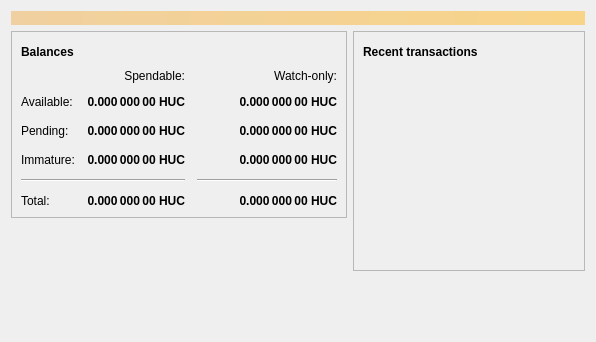
<?xml version="1.0" encoding="UTF-8"?>
<ui version="4.0">
 <class>OverviewPage</class>
 <widget class="QWidget" name="OverviewPage">
  <property name="geometry">
   <rect>
    <x>0</x>
    <y>0</y>
    <width>596</width>
    <height>342</height>
   </rect>
  </property>
  <property name="windowTitle">
   <string>Form</string>
  </property>
  <layout class="QVBoxLayout" name="topLayout">
   <item>
    <widget class="QLabel" name="labelAlerts">
     <property name="visible">
      <bool>false</bool>
     </property>
     <property name="styleSheet">
      <string notr="true">QLabel { background-color: qlineargradient(x1: 0, y1: 0, x2: 1, y2: 0, stop:0 #F0D0A0, stop:1 #F8D488); color:#000000; }</string>
     </property>
     <property name="wordWrap">
      <bool>true</bool>
     </property>
     <property name="margin">
      <number>3</number>
     </property>
     <property name="textInteractionFlags">
      <set>Qt::TextSelectableByMouse</set>
     </property>
    </widget>
   </item>
   <item>
    <layout class="QHBoxLayout" name="horizontalLayout" stretch="1,1">
     <item>
      <layout class="QVBoxLayout" name="verticalLayout_2">
       <item>
        <widget class="QFrame" name="frame">
         <property name="frameShape">
          <enum>QFrame::StyledPanel</enum>
         </property>
         <property name="frameShadow">
          <enum>QFrame::Raised</enum>
         </property>
         <layout class="QVBoxLayout" name="verticalLayout_4">
          <item>
           <layout class="QHBoxLayout" name="horizontalLayout_4">
            <item>
             <widget class="QLabel" name="label_5">
              <property name="font">
               <font>
                <weight>75</weight>
                <bold>true</bold>
               </font>
              </property>
              <property name="text">
               <string>Balances</string>
              </property>
             </widget>
            </item>
            <item>
             <widget class="QPushButton" name="labelWalletStatus">
              <property name="enabled">
               <bool>true</bool>
              </property>
              <property name="maximumSize">
               <size>
                <width>30</width>
                <height>16777215</height>
               </size>
              </property>
              <property name="toolTip">
               <string>The displayed information may be out of date. Your wallet automatically synchronizes with the Hubucoin network after a connection is established, but this process has not completed yet.</string>
              </property>
              <property name="text">
               <string/>
              </property>
              <property name="icon">
               <iconset resource="../bitcoin.qrc">
                <normaloff>:/icons/warning</normaloff>
                <disabledoff>:/icons/warning</disabledoff>:/icons/warning</iconset>
              </property>
              <property name="iconSize">
               <size>
                <width>24</width>
                <height>24</height>
               </size>
              </property>
              <property name="flat">
               <bool>true</bool>
              </property>
             </widget>
            </item>
            <item>
             <spacer name="horizontalSpacer_3">
              <property name="orientation">
               <enum>Qt::Horizontal</enum>
              </property>
              <property name="sizeHint" stdset="0">
               <size>
                <width>40</width>
                <height>20</height>
               </size>
              </property>
             </spacer>
            </item>
           </layout>
          </item>
          <item>
           <layout class="QGridLayout" name="gridLayout">
            <property name="spacing">
             <number>12</number>
            </property>
            <item row="2" column="2">
             <widget class="QLabel" name="labelWatchPending">
              <property name="font">
               <font>
                <weight>75</weight>
                <bold>true</bold>
               </font>
              </property>
              <property name="cursor">
               <cursorShape>IBeamCursor</cursorShape>
              </property>
              <property name="toolTip">
               <string>Unconfirmed transactions to watch-only addresses</string>
              </property>
              <property name="text">
               <string notr="true">0.000 000 00 HUC</string>
              </property>
              <property name="alignment">
               <set>Qt::AlignRight|Qt::AlignTrailing|Qt::AlignVCenter</set>
              </property>
              <property name="textInteractionFlags">
               <set>Qt::LinksAccessibleByMouse|Qt::TextSelectableByKeyboard|Qt::TextSelectableByMouse</set>
              </property>
             </widget>
            </item>
            <item row="2" column="1">
             <widget class="QLabel" name="labelUnconfirmed">
              <property name="font">
               <font>
                <weight>75</weight>
                <bold>true</bold>
               </font>
              </property>
              <property name="cursor">
               <cursorShape>IBeamCursor</cursorShape>
              </property>
              <property name="toolTip">
               <string>Total of transactions that have yet to be confirmed, and do not yet count toward the spendable balance</string>
              </property>
              <property name="text">
               <string notr="true">0.000 000 00 HUC</string>
              </property>
              <property name="alignment">
               <set>Qt::AlignRight|Qt::AlignTrailing|Qt::AlignVCenter</set>
              </property>
              <property name="textInteractionFlags">
               <set>Qt::LinksAccessibleByMouse|Qt::TextSelectableByKeyboard|Qt::TextSelectableByMouse</set>
              </property>
             </widget>
            </item>
            <item row="3" column="2">
             <widget class="QLabel" name="labelWatchImmature">
              <property name="font">
               <font>
                <weight>75</weight>
                <bold>true</bold>
               </font>
              </property>
              <property name="cursor">
               <cursorShape>IBeamCursor</cursorShape>
              </property>
              <property name="toolTip">
               <string>Mined balance in watch-only addresses that has not yet matured</string>
              </property>
              <property name="text">
               <string notr="true">0.000 000 00 HUC</string>
              </property>
              <property name="alignment">
               <set>Qt::AlignRight|Qt::AlignTrailing|Qt::AlignVCenter</set>
              </property>
              <property name="textInteractionFlags">
               <set>Qt::LinksAccessibleByMouse|Qt::TextSelectableByKeyboard|Qt::TextSelectableByMouse</set>
              </property>
             </widget>
            </item>
            <item row="4" column="0" colspan="2">
             <widget class="Line" name="line">
              <property name="orientation">
               <enum>Qt::Horizontal</enum>
              </property>
             </widget>
            </item>
            <item row="4" column="2">
             <widget class="Line" name="lineWatchBalance">
              <property name="sizePolicy">
               <sizepolicy hsizetype="Preferred" vsizetype="Fixed">
                <horstretch>0</horstretch>
                <verstretch>0</verstretch>
               </sizepolicy>
              </property>
              <property name="minimumSize">
               <size>
                <width>140</width>
                <height>0</height>
               </size>
              </property>
              <property name="orientation">
               <enum>Qt::Horizontal</enum>
              </property>
             </widget>
            </item>
            <item row="5" column="0">
             <widget class="QLabel" name="labelTotalText">
              <property name="text">
               <string>Total:</string>
              </property>
             </widget>
            </item>
            <item row="3" column="1">
             <widget class="QLabel" name="labelImmature">
              <property name="font">
               <font>
                <weight>75</weight>
                <bold>true</bold>
               </font>
              </property>
              <property name="cursor">
               <cursorShape>IBeamCursor</cursorShape>
              </property>
              <property name="toolTip">
               <string>Mined balance that has not yet matured</string>
              </property>
              <property name="text">
               <string notr="true">0.000 000 00 HUC</string>
              </property>
              <property name="alignment">
               <set>Qt::AlignRight|Qt::AlignTrailing|Qt::AlignVCenter</set>
              </property>
              <property name="textInteractionFlags">
               <set>Qt::LinksAccessibleByMouse|Qt::TextSelectableByKeyboard|Qt::TextSelectableByMouse</set>
              </property>
             </widget>
            </item>
            <item row="2" column="3">
             <spacer name="horizontalSpacer_2">
              <property name="orientation">
               <enum>Qt::Horizontal</enum>
              </property>
              <property name="sizeHint" stdset="0">
               <size>
                <width>40</width>
                <height>20</height>
               </size>
              </property>
             </spacer>
            </item>
            <item row="3" column="0">
             <widget class="QLabel" name="labelImmatureText">
              <property name="text">
               <string>Immature:</string>
              </property>
             </widget>
            </item>
            <item row="5" column="1">
             <widget class="QLabel" name="labelTotal">
              <property name="font">
               <font>
                <weight>75</weight>
                <bold>true</bold>
               </font>
              </property>
              <property name="cursor">
               <cursorShape>IBeamCursor</cursorShape>
              </property>
              <property name="toolTip">
               <string>Your current total balance</string>
              </property>
              <property name="text">
               <string notr="true">0.000 000 00 HUC</string>
              </property>
              <property name="alignment">
               <set>Qt::AlignRight|Qt::AlignTrailing|Qt::AlignVCenter</set>
              </property>
              <property name="textInteractionFlags">
               <set>Qt::LinksAccessibleByMouse|Qt::TextSelectableByKeyboard|Qt::TextSelectableByMouse</set>
              </property>
             </widget>
            </item>
            <item row="5" column="2">
             <widget class="QLabel" name="labelWatchTotal">
              <property name="font">
               <font>
                <weight>75</weight>
                <bold>true</bold>
               </font>
              </property>
              <property name="cursor">
               <cursorShape>IBeamCursor</cursorShape>
              </property>
              <property name="toolTip">
               <string>Current total balance in watch-only addresses</string>
              </property>
              <property name="text">
               <string notr="true">0.000 000 00 HUC</string>
              </property>
              <property name="alignment">
               <set>Qt::AlignRight|Qt::AlignTrailing|Qt::AlignVCenter</set>
              </property>
              <property name="textInteractionFlags">
               <set>Qt::LinksAccessibleByMouse|Qt::TextSelectableByKeyboard|Qt::TextSelectableByMouse</set>
              </property>
             </widget>
            </item>
            <item row="0" column="2">
             <widget class="QLabel" name="labelWatchonly">
              <property name="text">
               <string>Watch-only:</string>
              </property>
              <property name="alignment">
               <set>Qt::AlignRight|Qt::AlignTrailing|Qt::AlignVCenter</set>
              </property>
             </widget>
            </item>
            <item row="1" column="0">
             <widget class="QLabel" name="labelBalanceText">
              <property name="text">
               <string>Available:</string>
              </property>
             </widget>
            </item>
            <item row="1" column="1">
             <widget class="QLabel" name="labelBalance">
              <property name="font">
               <font>
                <weight>75</weight>
                <bold>true</bold>
               </font>
              </property>
              <property name="cursor">
               <cursorShape>IBeamCursor</cursorShape>
              </property>
              <property name="toolTip">
               <string>Your current spendable balance</string>
              </property>
              <property name="text">
               <string notr="true">0.000 000 00 HUC</string>
              </property>
              <property name="alignment">
               <set>Qt::AlignRight|Qt::AlignTrailing|Qt::AlignVCenter</set>
              </property>
              <property name="textInteractionFlags">
               <set>Qt::LinksAccessibleByMouse|Qt::TextSelectableByKeyboard|Qt::TextSelectableByMouse</set>
              </property>
             </widget>
            </item>
            <item row="1" column="2">
             <widget class="QLabel" name="labelWatchAvailable">
              <property name="font">
               <font>
                <weight>75</weight>
                <bold>true</bold>
               </font>
              </property>
              <property name="cursor">
               <cursorShape>IBeamCursor</cursorShape>
              </property>
              <property name="toolTip">
               <string>Your current balance in watch-only addresses</string>
              </property>
              <property name="text">
               <string notr="true">0.000 000 00 HUC</string>
              </property>
              <property name="alignment">
               <set>Qt::AlignRight|Qt::AlignTrailing|Qt::AlignVCenter</set>
              </property>
              <property name="textInteractionFlags">
               <set>Qt::LinksAccessibleByMouse|Qt::TextSelectableByKeyboard|Qt::TextSelectableByMouse</set>
              </property>
             </widget>
            </item>
            <item row="2" column="0">
             <widget class="QLabel" name="labelPendingText">
              <property name="text">
               <string>Pending:</string>
              </property>
             </widget>
            </item>
            <item row="0" column="1">
             <widget class="QLabel" name="labelSpendable">
              <property name="text">
               <string>Spendable:</string>
              </property>
              <property name="alignment">
               <set>Qt::AlignRight|Qt::AlignTrailing|Qt::AlignVCenter</set>
              </property>
             </widget>
            </item>
           </layout>
          </item>
         </layout>
        </widget>
       </item>
       <item>
        <spacer name="verticalSpacer">
         <property name="orientation">
          <enum>Qt::Vertical</enum>
         </property>
         <property name="sizeHint" stdset="0">
          <size>
           <width>20</width>
           <height>40</height>
          </size>
         </property>
        </spacer>
       </item>
      </layout>
     </item>
     <item>
      <layout class="QVBoxLayout" name="verticalLayout_3">
       <item>
        <widget class="QFrame" name="frame_2">
         <property name="frameShape">
          <enum>QFrame::StyledPanel</enum>
         </property>
         <property name="frameShadow">
          <enum>QFrame::Raised</enum>
         </property>
         <layout class="QVBoxLayout" name="verticalLayout">
          <item>
           <layout class="QHBoxLayout" name="horizontalLayout_2">
            <item>
             <widget class="QLabel" name="label_4">
              <property name="font">
               <font>
                <weight>75</weight>
                <bold>true</bold>
               </font>
              </property>
              <property name="text">
               <string>Recent transactions</string>
              </property>
             </widget>
            </item>
            <item>
             <widget class="QPushButton" name="labelTransactionsStatus">
              <property name="enabled">
               <bool>true</bool>
              </property>
              <property name="maximumSize">
               <size>
                <width>30</width>
                <height>16777215</height>
               </size>
              </property>
              <property name="toolTip">
               <string>The displayed information may be out of date. Your wallet automatically synchronizes with the Hubucoin network after a connection is established, but this process has not completed yet.</string>
              </property>
              <property name="text">
               <string/>
              </property>
              <property name="icon">
               <iconset resource="../bitcoin.qrc">
                <normaloff>:/icons/warning</normaloff>
                <disabledoff>:/icons/warning</disabledoff>:/icons/warning</iconset>
              </property>
              <property name="iconSize">
               <size>
                <width>24</width>
                <height>24</height>
               </size>
              </property>
              <property name="flat">
               <bool>true</bool>
              </property>
             </widget>
            </item>
            <item>
             <spacer name="horizontalSpacer">
              <property name="orientation">
               <enum>Qt::Horizontal</enum>
              </property>
              <property name="sizeHint" stdset="0">
               <size>
                <width>40</width>
                <height>20</height>
               </size>
              </property>
             </spacer>
            </item>
           </layout>
          </item>
          <item>
           <widget class="QListView" name="listTransactions">
            <property name="styleSheet">
             <string notr="true">QListView { background: transparent; }</string>
            </property>
            <property name="frameShape">
             <enum>QFrame::NoFrame</enum>
            </property>
            <property name="verticalScrollBarPolicy">
             <enum>Qt::ScrollBarAlwaysOff</enum>
            </property>
            <property name="horizontalScrollBarPolicy">
             <enum>Qt::ScrollBarAlwaysOff</enum>
            </property>
            <property name="selectionMode">
             <enum>QAbstractItemView::NoSelection</enum>
            </property>
           </widget>
          </item>
         </layout>
        </widget>
       </item>
       <item>
        <spacer name="verticalSpacer_2">
         <property name="orientation">
          <enum>Qt::Vertical</enum>
         </property>
         <property name="sizeHint" stdset="0">
          <size>
           <width>20</width>
           <height>40</height>
          </size>
         </property>
        </spacer>
       </item>
      </layout>
     </item>
    </layout>
   </item>
  </layout>
 </widget>
 <resources/>
 <connections/>
</ui>
